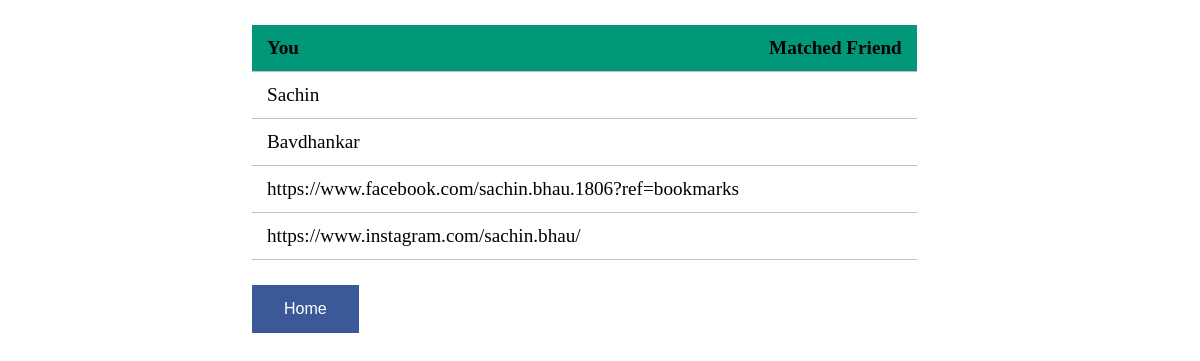
The page /php/Usermatches.php (signed in) on the database as committed earlier.
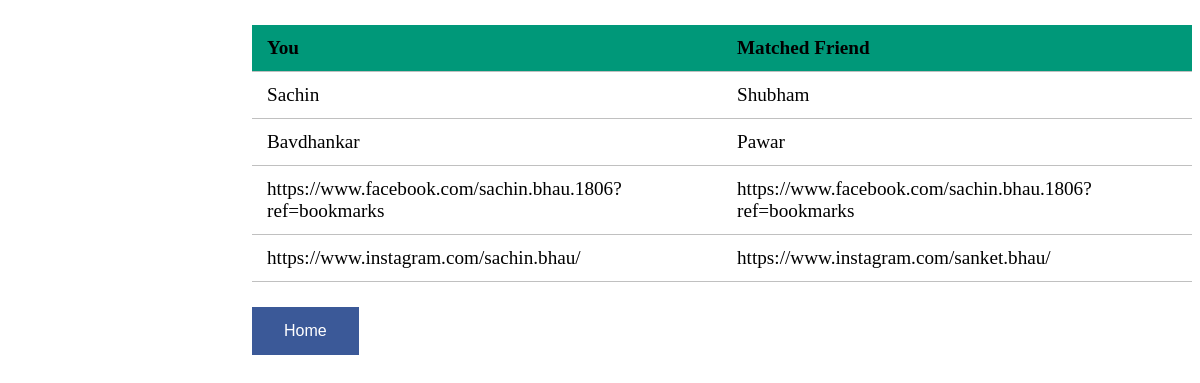
The same page on the database as committed later.
### tables this page shows
CREATE TABLE `user` (
  `userid` int(40) NOT NULL,
  `fname` varchar(40) NOT NULL,
  `lname` varchar(40) NOT NULL,
  `username` varchar(200) NOT NULL,
  `password` varchar(124) NOT NULL,
  `email` varchar(300) NOT NULL,
  `dob` date NOT NULL,
  `gender` enum('Male','Female','Other') NOT NULL,
  `city` varchar(100) NOT NULL,
  `fblink` varchar(300) NOT NULL,
  `instagramlink` varchar(300) NOT NULL
);

### php/Usermatches.php (the view, shortened to what this page needs)
<?php
$conn = createConn();
$user1id = $_SESSION["uid"];
$query1 = "select * from user where userid = '$user1id' ";
$data1 = mysqli_query($conn, $query1);
$result1 = mysqli_fetch_assoc($data1);
$user1fname = $result1['fname'];
$user1lname = $result1['lname'];
$user1fblink = $result1['fblink'];
$user1instagramlink = $result1['instagramlink'];
$query2 = "select * from usersmatch where user1id = '$user1id' ";
$data2 = mysqli_query($conn, $query2);
$result2 = mysqli_fetch_assoc($data2);
$userid2 = $result2['user2id'];
$query3 = "select * from user where userid = '$userid2' ";
$data3 = mysqli_query($conn, $query3);
$result3 = mysqli_fetch_assoc($data3);
$user2fname = $result3['fname'];
$user2lname = $result3['lname'];
$user2fblink = $result3['fblink'];
$user2instagramlink = $result3['instagramlink'];
?>
<!DOCTYPE html>
<html>
<head>
  <link rel="stylesheet" href="../css/profile.css">
</head>
<body class="user_body">
  <table class="content-table">
    <thead>
      <tr>
        <th>You</th>
        <th>Matched Friend</th>
      </tr>
    </thead>
    <tr>
      <td><?php echo $user1fname ?></td>
      <td><?php echo $user2fname ?></td>
    </tr>
    <tr>
      <td><?php echo $user1lname ?></td>
      <td><?php echo $user2lname ?></td>
    </tr>
    <tr>
      <td><?php echo $user1fblink ?></td>
      <td><?php echo $user2fblink ?></td>
    </tr>
    <tr>
      <td><?php echo $user1instagramlink ?></td>
      <td><?php echo $user2instagramlink ?></td>
    </tr>
  </table>
  <button class="btn profile" name="profilebtn" onclick="window.location.href='../html/LMHome.html'">Home</button>
</body>
</html>

### css/profile.css (style rules this page uses)
html { overflow-x: hidden; }
.btn { border: none; color: white; padding: 15px 32px; margin-right: 20px; text-align: center; text-decoration: none; display: inline-block; font-size: 16px; cursor: pointer; }
.btn.profile { background-color: #3b5998; }
.user_body { margin-left: 21%; }
.content-table { border-collapse: collapse; margin: 25px 0; font-size: 1.2em; min-width: 400px; }
.content-table thead tr { background-color: #009879; text-align: left; font-weight: bold; }
.content-table th, .content-table td { padding: 12px 15px; }
.content-table tr { border-bottom: 1px solid silver; }

Rows that differ between the two databases and show on the page:
added user: fname "Shubham", lname "Pawar", fblink "https://www.facebook.com/sachin.bhau.1806?ref=bookmarks", instagramlink "https://www.instagram.com/sanket.bhau/"
